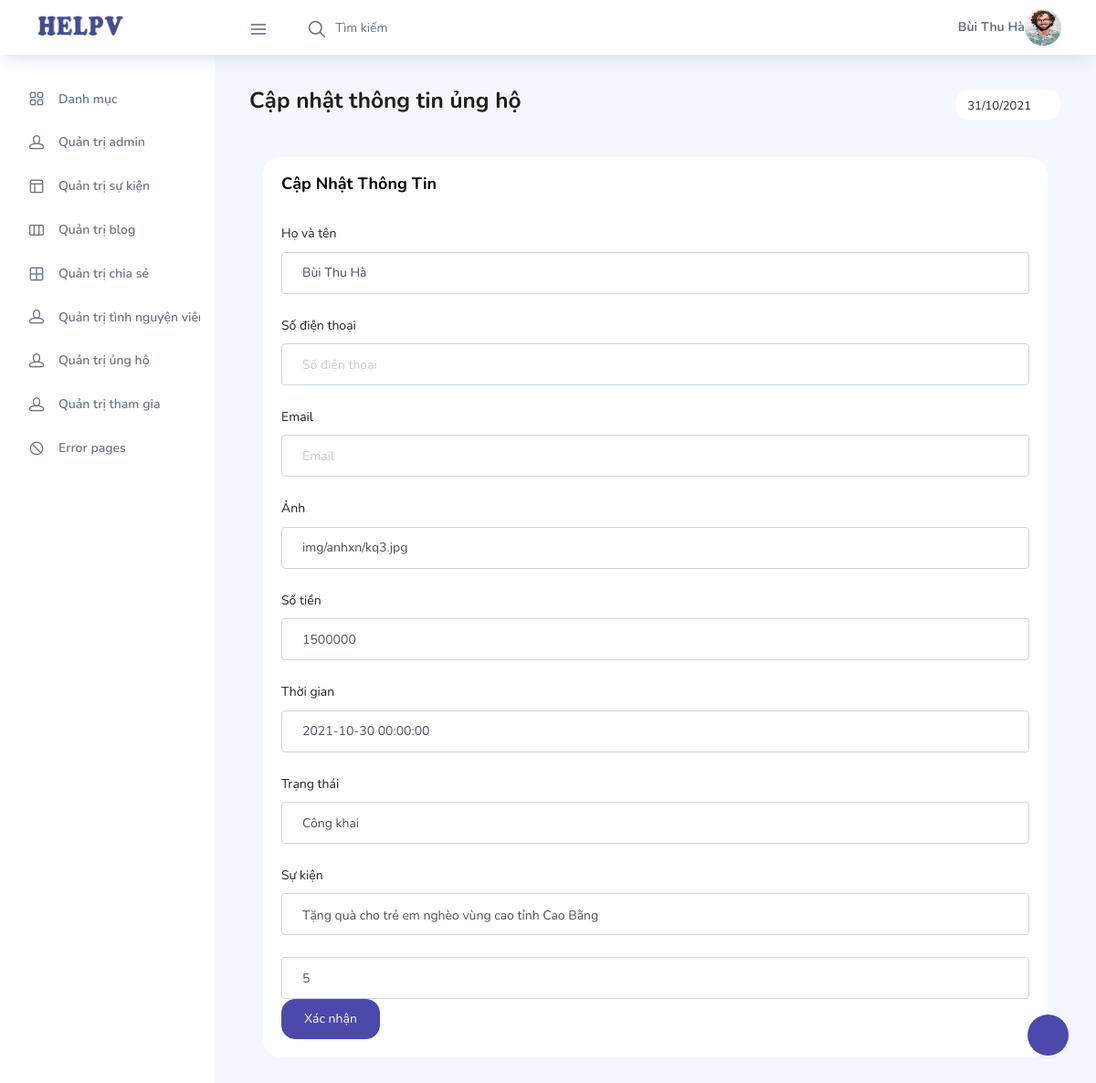
/admin/ung_ho_tien_xac_nhan.php?id=10 (signed in), run on the app's committed database.
### tables this page shows
CREATE TABLE `tbl_ung_ho_tien` (
  `id_ung_ho` int(11) NOT NULL,
  `time` datetime NOT NULL,
  `ten` varchar(50) DEFAULT NULL,
  `dien_thoai` varchar(20) DEFAULT NULL,
  `email` text DEFAULT NULL,
  `so_tien` bigint(50) NOT NULL,
  `anh_xac_nhan` text NOT NULL,
  `trang_thai` varchar(100) NOT NULL,
  `id_su_kien` int(11) NOT NULL
);

CREATE TABLE `tbl_su_kien` (
  `id_su_kien` int(11) NOT NULL,
  `ten` varchar(100) NOT NULL,
  `mo_ta` text NOT NULL,
  `noi_dung` text NOT NULL,
  `ngay_to_chuc` date NOT NULL,
  `dia_diem` varchar(100) NOT NULL,
  `thoi_gian` text NOT NULL,
  `image` text NOT NULL,
  `so_tien_ung_ho` bigint(50) NOT NULL
);

### admin/ung_ho_tien_xac_nhan.php (the view, shortened to what this page needs)
<?php
$ten=$_SESSION['ten'];
$anh=$_SESSION['anh'];
;?>
<!DOCTYPE html>
<html lang="en">
<head>
  <link rel="stylesheet" href="vendors/feather/feather.css">
  <link rel="stylesheet" href="vendors/ti-icons/css/themify-icons.css">
  <link rel="stylesheet" href="vendors/css/vendor.bundle.base.css">
  <link rel="stylesheet" href="vendors/datatables.net-bs4/dataTables.bootstrap4.css">
  <link rel="stylesheet" href="vendors/ti-icons/css/themify-icons.css">
  <link rel="stylesheet" type="text/css" href="js/select.dataTables.min.css">
  <link rel="stylesheet" href="css/vertical-layout-light/style.css">
</head>
<body>
  <div class="container-scroller">
    <nav class="navbar col-lg-12 col-12 p-0 fixed-top d-flex flex-row">
      <div class="text-center navbar-brand-wrapper d-flex align-items-center justify-content-center">
       <a class="navbar-brand brand-logo mr-5" href="index.php"><img src="images/a.jpg" class="mr-2" alt="logo"/></a>
      </div>
      <div class="navbar-menu-wrapper d-flex align-items-center justify-content-end">
        <button class="navbar-toggler navbar-toggler align-self-center" type="button" data-toggle="minimize">
          <span class="icon-menu"></span>
        </button>
        <ul class="navbar-nav mr-lg-2">
          <li class="nav-item nav-search d-none d-lg-block">
            <div class="input-group">
              <div class="input-group-prepend hover-cursor" id="navbar-search-icon">
                <span class="input-group-text" id="search">
                  <i class="icon-search"></i>
                </span>
              </div>
              <input type="text" class="form-control" id="navbar-search-input" placeholder="Tìm kiếm" aria-label="search" aria-describedby="search">
            </div>
          </li>
        </ul>
        <ul class="navbar-nav navbar-nav-right">
          <li class="nav-item nav-profile dropdown">
          <strong><?php echo $ten ;?></strong>
            <a class="nav-link dropdown-toggle" href="#" data-toggle="dropdown" id="profileDropdown">
              <img src="../<?php echo $anh ;?>" alt="profile"/>
            </a>
          </li>
        </ul>
      </div>
    </nav>
    <div class="container-fluid page-body-wrapper">
      <div class="theme-setting-wrapper">
        <div id="settings-trigger"><i class="ti-settings"></i></div>
      </div>
      <nav class="sidebar sidebar-offcanvas" id="sidebar">
        <ul class="nav">
          <li class="nav-item">
            <a class="nav-link" href="index.php">
              <i class="icon-grid menu-icon"></i>
              <span class="menu-title">Danh mục</span>
            </a>
          </li>
          <li class="nav-item">
            <a class="nav-link" href="quan_tri_admin.php">
              <i class="icon-head menu-icon"></i>
              <span class="menu-title">Quản trị admin</span>
            </a>
          </li>
          <li class="nav-item">
            <a class="nav-link" href="quan_tri_su_kien.php">
              <i class="icon-layout menu-icon"></i>
              <span class="menu-title">Quản trị sự kiện</span>
            </a>
          </li>
          <li class="nav-item">
            <a class="nav-link" href="quan_tri_blog.php">
              <i class="icon-columns menu-icon"></i>
              <span class="menu-title">Quản trị blog</span>
            </a>
          </li>
          <li class="nav-item">
            <a class="nav-link" href="quan_tri_chia_se.php">
              <i class="icon-grid-2 menu-icon"></i>
              <span class="menu-title">Quản trị chia sẻ</span>
            </a>
          </li>
          <li class="nav-item">
            <a class="nav-link" href="quan_tri_tinh_nguyen_vien.php">
              <i class="icon-head menu-icon"></i>
              <span class="menu-title">Quản trị tình nguyện viên</span>
            </a>
          </li>
          <li class="nav-item">
            <a class="nav-link" data-toggle="collapse" href="#auth" aria-expanded="false" aria-controls="auth">
              <i class="icon-head menu-icon"></i>
              <span class="menu-title">Quản trị ủng hộ</span>
              <i class="menu-arrow"></i>
            </a>
          </li>
          <li class="nav-item">
            <a class="nav-link" href="quan_tri_tham_gia.php">
              <i class="icon-head menu-icon"></i>
              <span class="menu-title">Quản trị tham gia</span>
            </a>
          </li>
          <li class="nav-item">
            <a class="nav-link" data-toggle="collapse" href="#error" aria-expanded="false" aria-controls="error">
              <i class="icon-ban menu-icon"></i>
              <span class="menu-title">Error pages</span>
              <i class="menu-arrow"></i>
            </a>
          </li>
        </ul>
      </nav>
      <div class="main-panel">
        <div class="content-wrapper">
          <div class="row">
            <div class="col-md-12 grid-margin">
              <div class="row">
                <div class="col-12 col-xl-8 mb-4 mb-xl-0">
                  <h3 class="font-weight-bold">Cập nhật thông tin ủng hộ</h3>
                </div>
                <div class="col-12 col-xl-4">
                 <div class="justify-content-end d-flex">
                  <div class="dropdown flex-md-grow-1 flex-xl-grow-0">
                    <button class="btn btn-sm btn-light bg-white dropdown-toggle" type="button" id="dropdownMenuDate2">
                     <i class="mdi mdi-calendar"></i><?php echo date("d/m/Y") ;?>
                    </button>
                  </div>
                 </div>
                </div>
              </div>
            </div>
          </div>
          <div class="col-lg-12 stretch-card">
              <div class="card">
                <div class="card-body">
                  <h4 class="card-title">Cập nhật thông tin</h4>
                  <div class="table-responsive pt-3">
                    <?php
                      include('../config.php');
                    $id_uh =$_GET["id"];
                    $sql = "
                            SELECT id_ung_ho, tbl_ung_ho_tien.ten, time, email, dien_thoai, so_tien, anh_xac_nhan, trang_thai, tbl_su_kien.ten as 'Su_kien', tbl_su_kien.id_su_kien from tbl_ung_ho_tien join tbl_su_kien on tbl_ung_ho_tien.id_su_kien = tbl_su_kien.id_su_kien
                            where id_ung_ho = ".$id_uh."
                            order by id_ung_ho desc";
                    $uho = mysqli_query($ket_noi, $sql);
                    $row = mysqli_fetch_array($uho);
                        ;?>
                    <form class="forms-sample" method="POST" action="ung_ho_tien_xac_nhan_thuc_hien.php" enctype="multipart/form-data">
                    <div class="form-group">
                      <label for="txtTen">Họ và tên</label>
                      <input type="text" class="form-control" id="txtTen" name="txtTen" placeholder="Họ và tên" value="<?php echo $row['ten'] ;?>"/>
                    </div>
                    <div class="form-group">
                      <label for="txtSdt">Số điện thoại</label>
                      <input type="text" class="form-control" id="txtSdt" name="txtSdt" placeholder="Số điện thoại" value="<?php echo $row['dien_thoai'] ;?>"/>
                    </div>
                    <div class="form-group">
                      <label for="txtEmail">Email</label>
                      <input type="text" class="form-control" id="txtEmail" name="txtEmail" placeholder="Email" value="<?php echo $row['email'] ;?>"/>
                    </div>
                    <div class="form-group">
                      <label for="txtAnh">Ảnh</label>
                      <input type="text" class="form-control" id="txtAnh" name="txtAnh" placeholder="Ảnh xác nhận" value="<?php echo $row['anh_xac_nhan'] ;?>"/>
                    </div>
                    <div class="form-group">
                      <label for="txtTien">Số tiền</label>
                      <input type="number" class="form-control" id="txtTien" name="txtTien" placeholder="Số tiền" value="<?php echo $row['so_tien'] ;?>"/>
                    </div>
                    <div class="form-group">
                      <label for="txtTime">Thời gian</label>
                      <input type="text" class="form-control" id="txtTime" name="txtTime" placeholder="Thời gian" value="<?php echo $row['time'] ;?>"/>
                    </div>
                    <div class="form-group">
                      <label for="txtTrangthai">Trạng thái</label>
                      <input type="text" class="form-control" id="txtTrangthai" name="txtTrangthai" placeholder="Trạng thái" value="<?php echo $row['trang_thai'] ;?>"/>
                    </div>
                    <div class="form-group">
                      <label for="txtSukien">Sự kiện</label>
                      <div type="text" class="form-control" id="txtSukien" name="txtSukien"><?php echo $row['Su_kien'] ;?></div>
                    </div>
                    <input type="text" class="form-control" id="txtIdSukien" name="txtIdSukien" value="<?php echo $row['id_su_kien'] ;?>"/>
                    <button type="submit" class="btn btn-primary mr-2">Xác nhận</button>
                  </form>
                  </div>
                </div>
              </div>
            </div>
          </div>
        </div>
      </div>
    </div>
</body>
</html>

### data on the page
tbl_ung_ho_tien: txtTen "Bùi Thu Hà", txtAnh "img/anhxn/kq3.jpg", txtTien "1500000", txtTime "2021-10-30 00:00:00", txtTrangthai "Công khai", id_su_kien.ten "Tặng quà cho trẻ em nghèo vùng cao tỉnh Cao Bằng", txtIdSukien "5"

### other printed values
$ten "Bùi Thu Hà"
